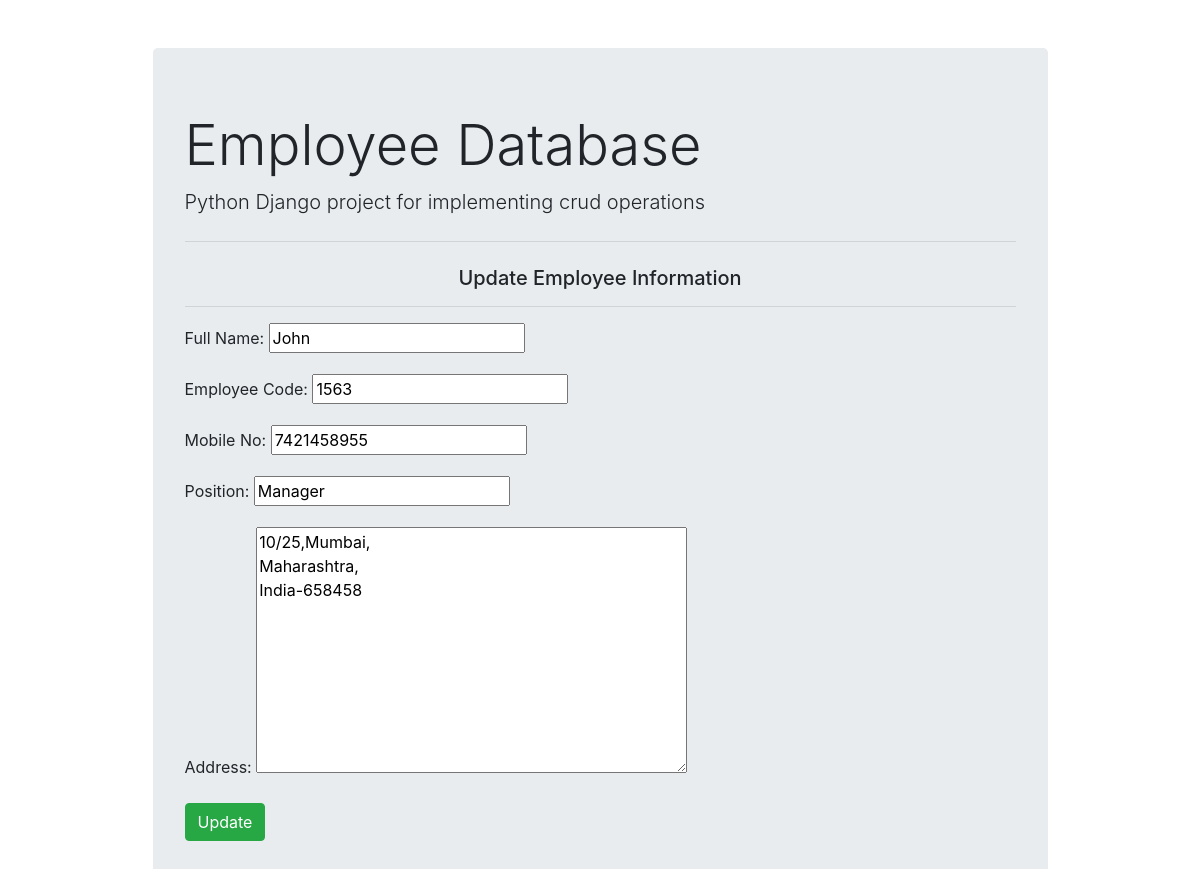
The page /update/8/ on the database its author committed.
### app/models.py (models this page shows)
class Employee(models.Model):
 fullname=models.CharField(max_length=100)
 emp_code=models.CharField(max_length=10)
 mobile=models.CharField(max_length=10)
 address=models.TextField(max_length=100)
 position=models.CharField(max_length=10)

### app/views.py (the view)
# urls.py: path('update/<int:id>/', views.update,name="updatedata"),
def update(request,id):
    if request.method == "POST":
     form = Employee.objects.get(pk=id)
     form = EmployeeForm(request.POST,instance=form)
     if form.is_valid():
            form.save()
            return redirect('/list/')
    else:
     form = Employee.objects.get(pk=id)
     form = EmployeeForm(instance=form)
    return render(request,"update.html",{'form':form})

### app/forms.py
class EmployeeForm(forms.ModelForm):
    class Meta:
        model = Employee
        fields = ('fullname','emp_code','mobile','position','address')
        labels={
            'fullname':'Full Name',
            'mobile':'Mobile No',
            'emp_code':'Employee Code'
        }

### templates/update.html (shortened to what this page needs)
{% extends "base.html" %}
{% load crispy_forms_tags %}
    {% block content %}
           <center> <h5>Update Employee Information </h5></center><hr>
               <form action="" method="POST">
                  {{form.as_p}}
                  <input type="submit" class="btn btn-success" value="Update">
               </form>
    {% endblock content %}

### rows shown on the page
Employee: fullname "John", emp_code "1563", mobile "7421458955", position "Manager", address "10/25,Mumbai, Maharashtra, India-658458"
